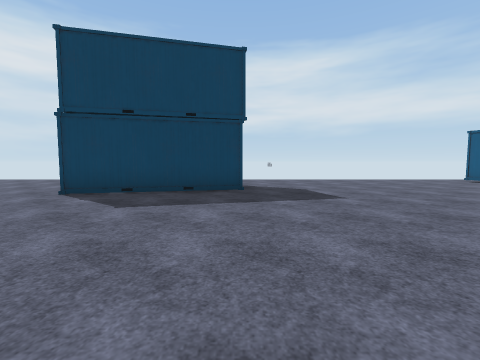
[1] (above)

24 first-person views from a walk through a 3-D level made in the Unity game engine. The camera is 1.4 m above the floor, tilts 4° down and sees 90° across. The floor is counted in squares, 2 m on a side. Each view is taken from the middle of a square. On the plan, view 1 faces up. The plan holds only what a view shows up to about 9 squares ahead; the rest is blank. The place goes on beyond the plan. Some animated figures are left out. Some surface patterns are stand-ins.

[2]
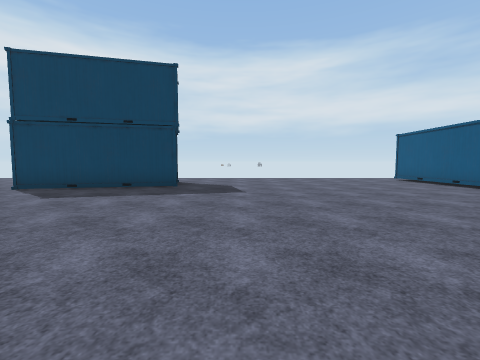

[3]
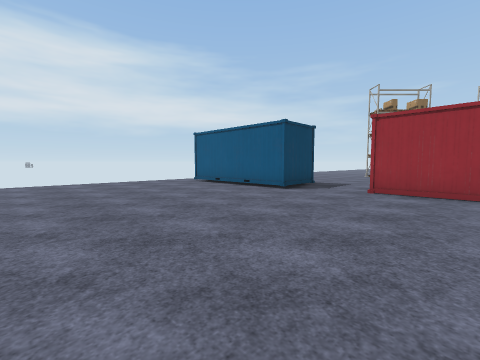

[4]
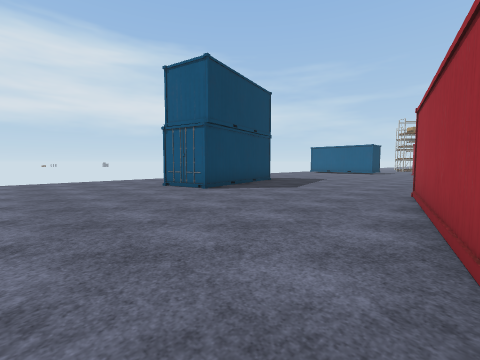

[5]
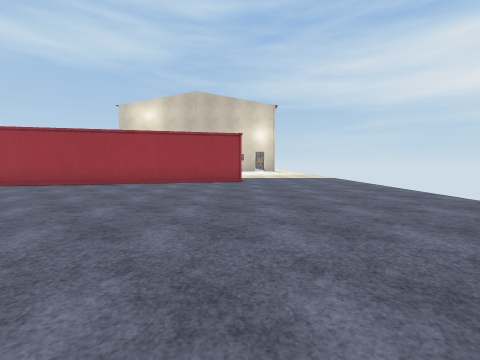

[6]
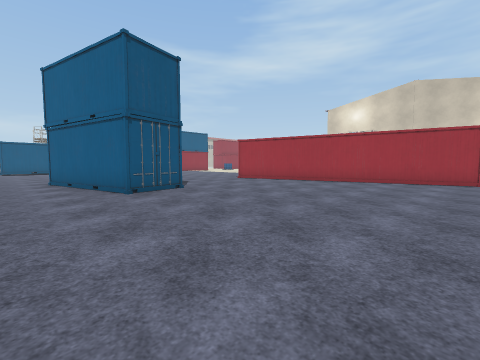

[7]
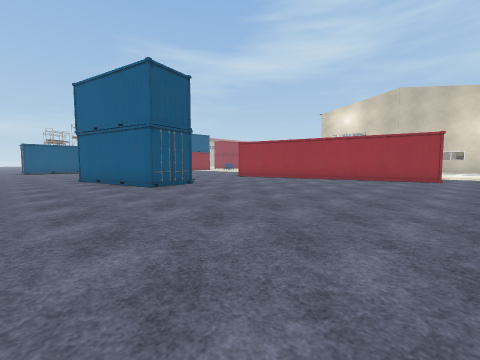

[8]
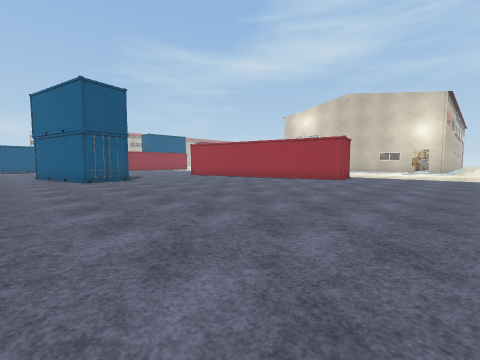

[9]
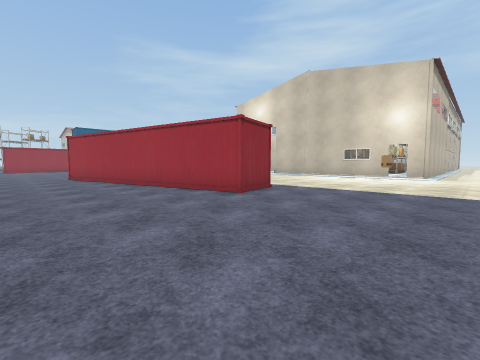

[10]
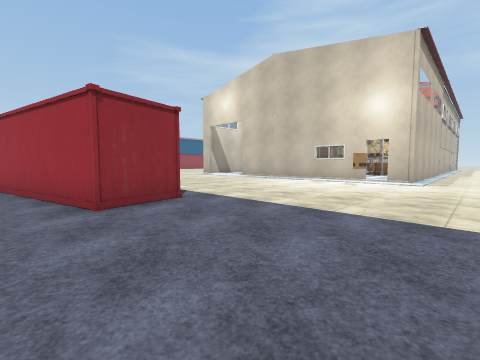

[11]
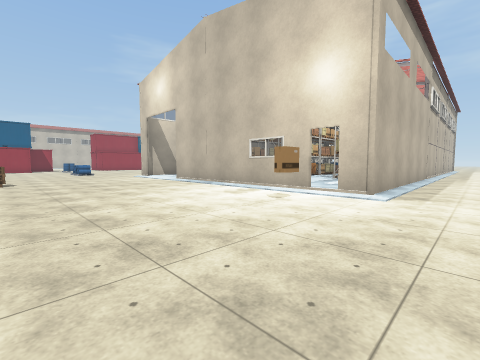

[12]
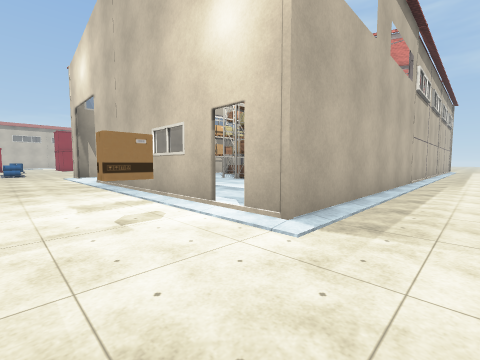

[13]
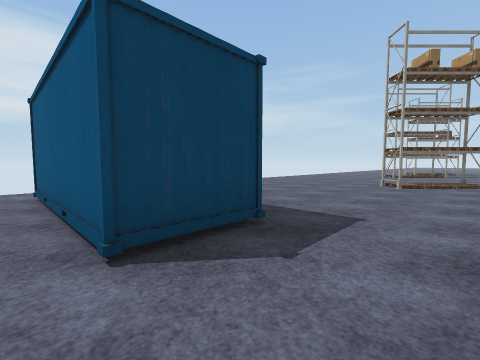

[14]
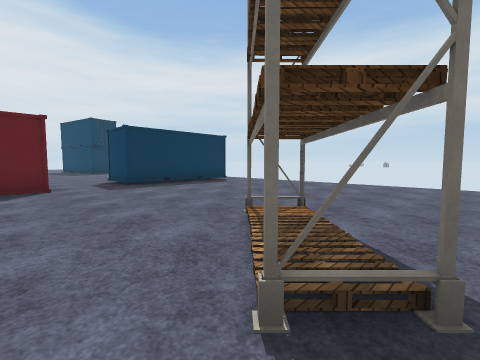

[15]
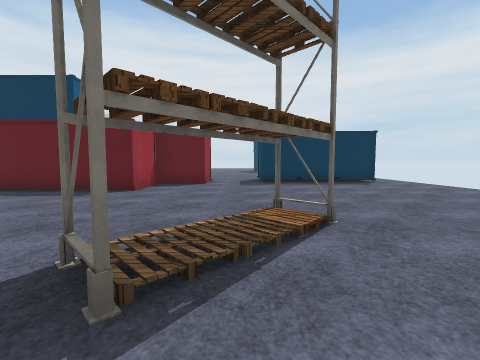

[16]
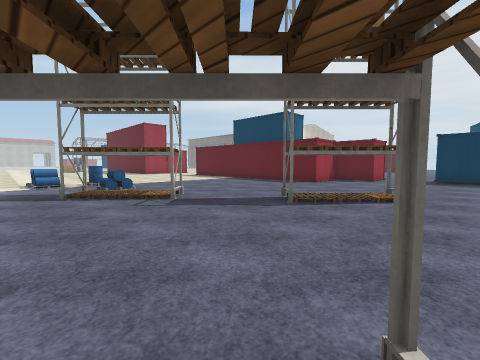

[17]
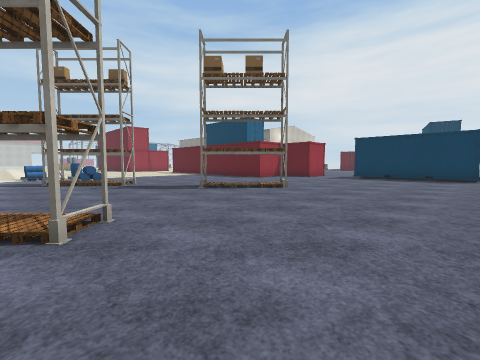

[18]
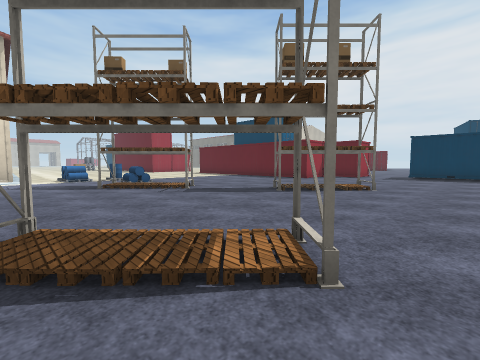

[19]
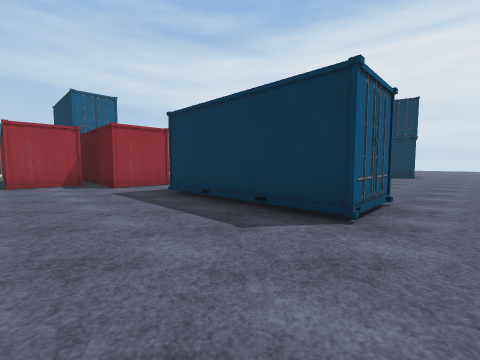

[20]
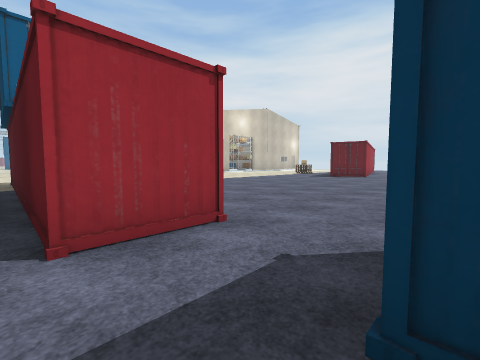

[21]
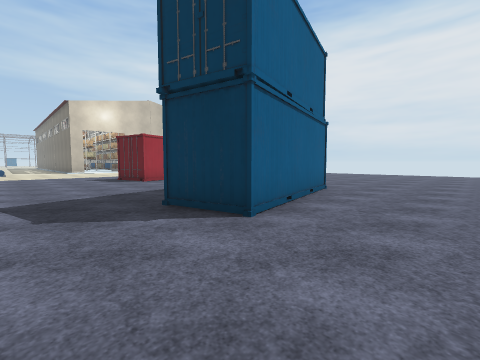

[22]
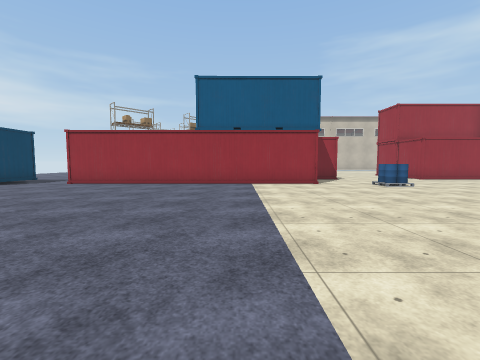

[23]
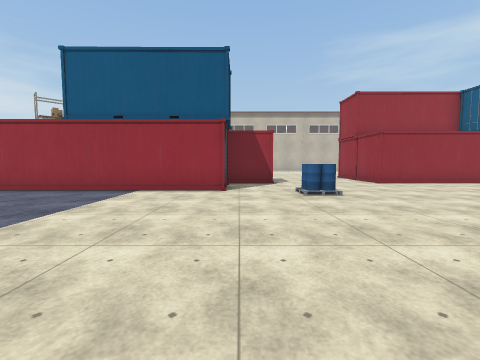

[24]
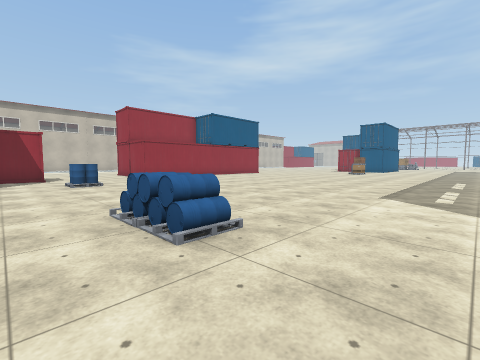

### Floor plan
Points are (right, up) in squares from view 1. A wall is a line through its corners. A room is listed if a view was taken in it or the views show most of it. See-through windows are left out.
Room 1 (views 1, 2, 3, 4, 5, 6, 7, 8, 9, 10, 11, 12, 13, 21, 22, 23, 24)
walls: (-4, 5.4) (-4.4, 7) (-0.3, 7.9) (0, 6.3) (-4, 5.4); (-9.6, -2.7) (-10, -1) (-1.8, 1); (9.1, -5.7) (9.1, 2.8) (10.7, 2.8); (10.7, 1.6) (10.7, -5.5); (-11.1, -9.3) (-4.9, -9.3); (10.1, 4.8) (8.5, 4.8) (8.5, 8.9) (10.1, 9); (11.3, -7.2) (11.3, -5.5); (11.3, -14.4) (11.3, -10.8); (-12.5, -16.2) (-12.5, -9.3) (-11.8, -9.3)
ways out: opening at (9.5, 3.5) to room 2; opening at (9.5, 10) to room 2; opening at (11, -9) to room 2; opening at (11, 1) to room 2; opening at (-3.5, -9)
objects: box (-11, -8); other object (-4, -4); other object (-4, -3); other object (2, -7) to (3, -7); other object (9, -8)
Room 2 (views 14, 15, 16, 17, 18, 19, 20)
walls: (20.4, -1) (21, -0.4); (18.7, 0.7) (19.3, 1.3); (15.9, 4.7) (16.2, 5.1); (16.3, 5.2) (15.6, 4.5); (11.2, 1.3) (12.9, 1.3) (12.9, -2.4); (22.8, 4) (23.1, 4.4); (21, 5.8) (21.7, 6.5); (10.7, 2.8) (10.7, 1.6); (21.8, 6.5) (21.1, 5.7); (11.3, -10.8) (12, -10.8); (10.1, 9) (10.1, 4.8)
ways out: opening at (9.5, 3.5) to room 1; opening at (9.5, 10) to room 1; opening at (11, -9) to room 1; opening at (11, 1) to room 1
objects: other object (20, -4); other object (20, -2); other object (21, -5) to (21, -4)

Positions as (right, up) in squares from view 1, and headings:
1: (0, 0), facing up
2: (2, -1), facing up
3: (3, 1), facing up-right
4: (-8, 0), facing up-right
5: (-10, 8), facing down
6: (-10, 9), facing down-right
7: (-11, 10), facing down-right
8: (-14, 9), facing down-right
9: (-14, 3), facing down-right
10: (-14, 0), facing down-right
11: (-14, -4), facing down-right
12: (-14, -7), facing down-right
13: (8, 3), facing up-right
14: (18, 2), facing up-left
15: (19, 4), facing left
16: (22, 6), facing down-left
17: (22, 9), facing down-left
18: (23, 7), facing down-left
19: (13, 10), facing down-left
20: (11, 5), facing down-left
21: (2, 10), facing down-left
22: (1, -3), facing right
23: (3, -6), facing right
24: (0, -6), facing down-right
